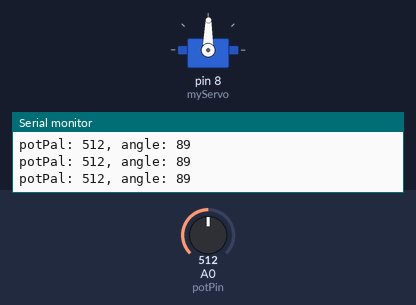
Simulated run of this sketch. Board: Arduino Uno, built with avr-gcc and run on an emulated ATmega328P. On the bench: servo, the last lines printed to the serial monitor. Inputs (shaded band) come from the test bench; at power-on: A0 (potPin) = 512.

Above: at 1.2 s.
1.3 s: A0 (potPin) set to 556
At 2.5 s:
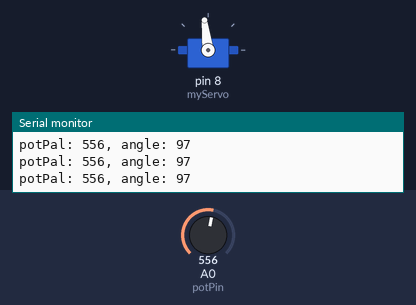
4.3 s: A0 (potPin) set to 585
At 4.6 s:
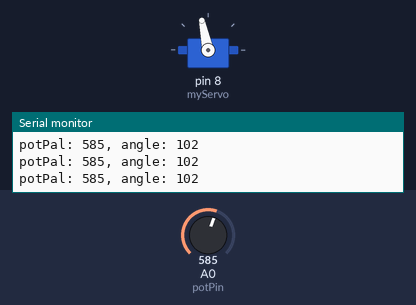
5.8 s: A0 (potPin) set to 306
At 7.0 s:
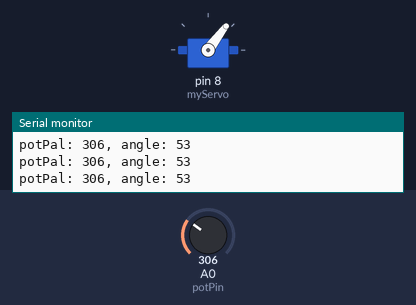
7.3 s: A0 (potPin) set to 716
At 8.3 s:
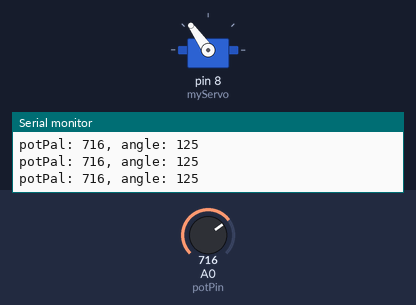
8.8 s: A0 (potPin) set to 0
At 9.8 s:
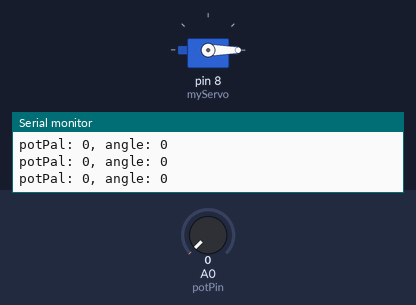
10.3 s: A0 (potPin) set to 8
At 11.2 s:
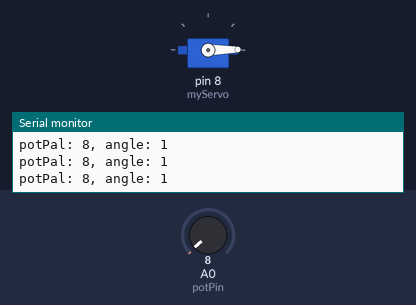
13.3 s: A0 (potPin) set to 11
Timing chart, 0 to 16.3 s (numbered marks = the images above; inputs shaded):
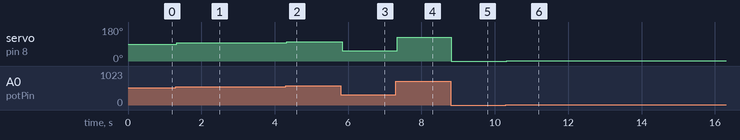

Measured:
- after the input at 1.3 s, servo on pin 8 (myServo): 89° → 97° at once
- after the input at 4.3 s, servo on pin 8 (myServo): 97° → 102° at once
- after the input at 5.8 s, servo on pin 8 (myServo): 102° → 53° at once
- after the input at 7.3 s, servo on pin 8 (myServo): 53° → 125° at once
- after the input at 8.8 s, servo on pin 8 (myServo): 125° → 0° at once
- after the input at 10.3 s, servo on pin 8 (myServo): 0° → 1° at once

The sketch:

mood-cue.ino
```cpp
#include <Servo.h>

Servo myServo;

int const potPin = A0;
int potVal;
int angle;

void setup() {
  // put your setup code here, to run once:
  myServo.attach(8);

  Serial.begin(9600);
}

void loop() {
  // put your main code here, to run repeatedly:
  potVal = analogRead(potPin);

  Serial.print("potPal: ");
  Serial.print(potVal);
  angle = map(potVal, 0, 1023, 0, 179);

  Serial.print(", angle: ");
  Serial.println(angle);

  myServo.write(angle);
  delay(15);
}
```
